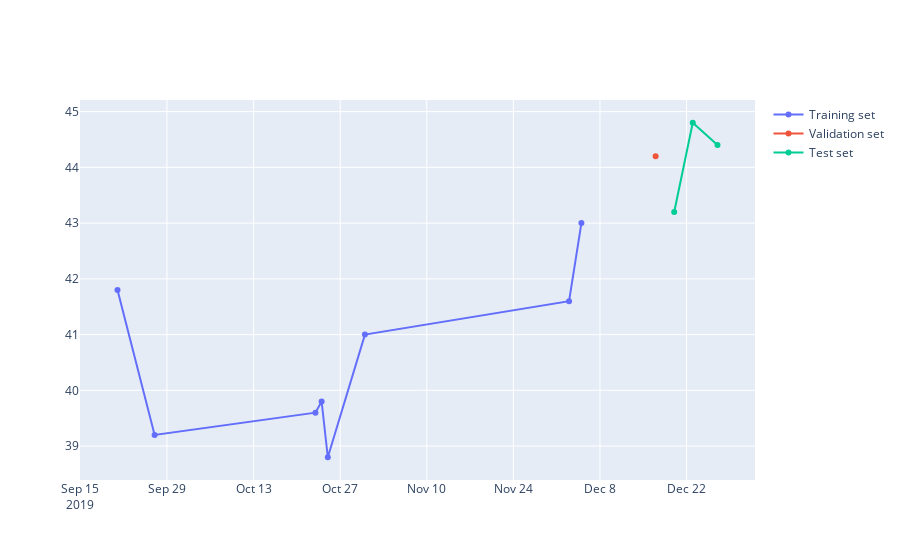

Source (notebook cell):
### Code cell
test_size  = 0.30
valid_size = 0.10

test_split_idx  = int(df.shape[0] * (1-test_size))
valid_split_idx = int(df.shape[0] * (1-(valid_size+test_size)))

train_df  = df.loc[:valid_split_idx].copy()
valid_df  = df.loc[valid_split_idx+1:test_split_idx].copy()
test_df   = df.loc[test_split_idx+1:].copy()

fig = go.Figure()
fig.add_trace(go.Scatter(x=train_df.Date, y=train_df.EndPrice, name='Training set'))
fig.add_trace(go.Scatter(x=valid_df.Date, y=valid_df.EndPrice, name='Validation set'))
fig.add_trace(go.Scatter(x=test_df.Date,  y=test_df.EndPrice,  name='Test set'))
fig.show()

### Figure 1 — Plotly figure (JSON) as saved in the notebook; plotly's stock layout.template omitted (floating-point values rounded to 4 significant figures)
{"data": [{"name": "Training set", "type": "scatter", "x": ["2019-09-21T00:00:00", "2019-09-27T00:00:00", "2019-10-23T00:00:00", "2019-10-24T00:00:00", "2019-10-25T00:00:00", "2019-10-31T00:00:00", "2019-12-03T00:00:00", "2019-12-05T00:00:00"], "y": [41.8, 39.2, 39.6, 39.8, 38.8, 41, 41.6, 43]}, {"name": "Validation set", "type": "scatter", "x": ["2019-12-17T00:00:00"], "y": [44.2]}, {"name": "Test set", "type": "scatter", "x": ["2019-12-20T00:00:00", "2019-12-23T00:00:00", "2019-12-27T00:00:00"], "y": [43.2, 44.8, 44.4]}], "layout": {}}
